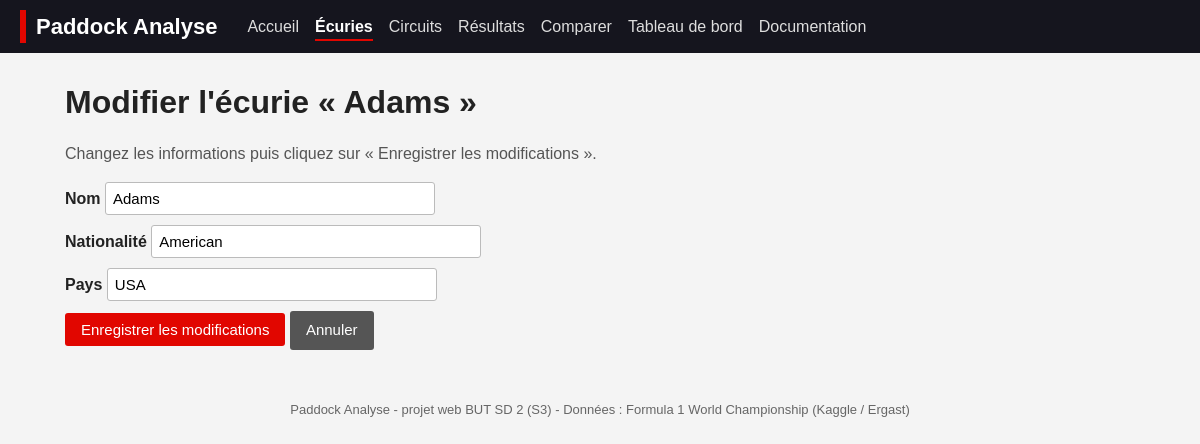
/ecurie_modif.php?id=161, run on the app's committed database.
### tables this page shows
CREATE TABLE `ecurie` (
  `constructorId` int(11) NOT NULL AUTO_INCREMENT,
  `constructor_name` varchar(100) NOT NULL,
  `constructor_nationality` varchar(50) DEFAULT NULL,
  `constructor_home` varchar(50) DEFAULT NULL,
  PRIMARY KEY (`constructorId`)
);

### fonctions.php (called while the page is built, shortened)
<?php
function h($texte)
{
    $texte = (string)$texte;
    return htmlspecialchars($texte, ENT_QUOTES, 'UTF-8');
}
?>

### ecurie_modif.php (the view, shortened to what this page needs)
<?php
include("./connexion.php");
include("./fonctions.php");
$id = 0;
if (isset($_GET['id']))
{
    $id = $_GET['id'];
}
$requete = $bdd->prepare("SELECT * FROM ecurie WHERE constructorId = ?");
$requete->execute(array($id));
$ecurie = $requete->fetch();
include("./entete.php");
if (!$ecurie)
{
    echo '<h1>Modifier une écurie</h1>';
    echo '<p class="erreur">Écurie introuvable.</p>';
    echo '<p><a class="btn" href="ecuries.php">Retour à la liste des écuries</a></p>';
}
else
{
?>
<h1>Modifier l'écurie « <?php echo h($ecurie['constructor_name']); ?> »</h1>
<p class="intro">Changez les informations puis cliquez sur « Enregistrer les modifications ».</p>
<form action="ecurie_update.php" method="post">
    <label>Nom
        <input type="text" name="nom" maxlength="100" required value="<?php echo h($ecurie['constructor_name']); ?>">
    </label>
    <label>Nationalité
        <input type="text" name="nationalite" maxlength="50" value="<?php echo h($ecurie['constructor_nationality']); ?>">
    </label>
    <label>Pays
        <input type="text" name="pays" maxlength="50" value="<?php echo h($ecurie['constructor_home']); ?>">
    </label>
    <input type="submit" value="Enregistrer les modifications">
    <a class="btn btn-gris" href="ecuries.php">Annuler</a>
</form>
<?php
}
include("./pied.php");
?>

### style.css (style rules this page uses)
* { box-sizing: border-box; }
body { margin: 0; font-family: Arial, Helvetica, sans-serif; background: #f4f4f4; color: #222; line-height: 1.5; }
a { color: #c20a00; }
h1 { margin: 0 0 8px 0; }
.intro { color: #555; max-width: 750px; }
form label { display: block; margin: 10px 0; font-weight: bold; }
input[type=text], input[type=search], select { padding: 7px; width: 100%; max-width: 330px; border: 1px solid #bbb; border-radius: 3px; font-size: 15px; }
.btn, button, input[type=submit] { display: inline-block; background: #e10600; color: #fff; border: none; padding: 8px 16px; border-radius: 3px; cursor: pointer; font-size: 15px; text-decoration: none; }
.btn-gris { background: #555; }

### data on the page
ecurie: constructor_name "Adams", nom "Adams", nationalite "American", pays "USA"

### other printed values
$texte "Accueil Circuits Résultats Comparer Tableau de bord Documentation"
$texte "Écuries"
